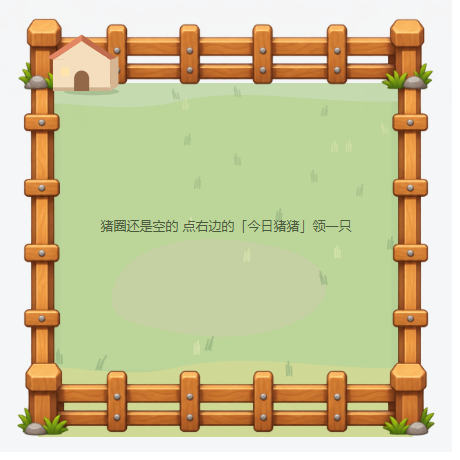
#> input picture tmp/pen-shots/pen-empty.png, 460 x 460 px, found by its file name
$ python _probe-grassbox2.py
#> lines starting #> are read from the running program, lines starting #| are printed output that depends on the picture

import numpy as np
from PIL import Image
shots = r"C:\Users\12252\Desktop\Files\Code\PigHub\dsh-pighub\tmp\pen-shots"
pen = np.array(Image.open(shots + r"\pen-empty.png").convert("RGB")).astype(np.int32)[0:452, 0:452]
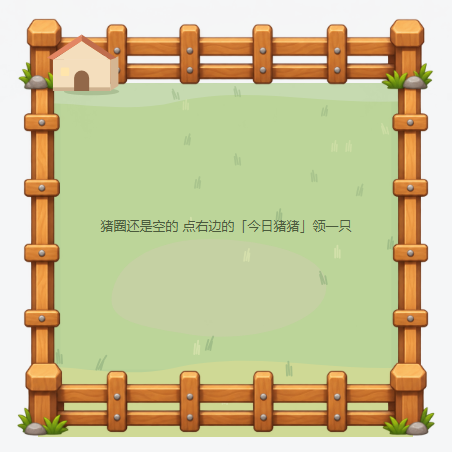
#> pen: shape (452, 452, 3) int32; mean R, G, B 201.4, 195.7, 151.1
BASE = pen[8, 226]      # 猪圈里、栅栏之上、草框之外的一小块：这就是猪圈底色
#> BASE = [245, 245, 246]
print("猪圈底色（y=8,x=226）:", BASE.tolist())
#| 猪圈底色（y=8,x=226）: [245, 245, 246]
def is_base(px): return np.abs(px - BASE).max() <= 2
rows = {}
for y in (4, 8, 14, 20, 226, 434, 440, 448):
    xs = [x for x in range(452) if not is_base(pen[y, x])]
    rows[y] = (xs[0], xs[-1]) if xs else None
#> after the loop, rows = 8 items
print("每行「不是底色」的 x 范围：", {k: v for k, v in rows.items()})
#| 每行「不是底色」的 x 范围： {4: None, 8: None, 14: None, 20: (32, 418), 226: (30, 420), 434: (25, 426), 440: None, 448: None}
cols = {}
for x in (4, 8, 14, 20, 226, 434, 440, 448):
    ys = [y for y in range(452) if not is_base(pen[y, x])]
    cols[x] = (ys[0], ys[-1]) if ys else None
#> this loop made 8 passes
#> ys on pass 6: [413, 414, 422, 423, 424]
#> after the loop, cols = 8 items
print("每列「不是底色」的 y 范围：", {k: v for k, v in cols.items()})
#| 每列「不是底色」的 y 范围： {4: None, 8: None, 14: None, 20: (76, 428), 226: (36, 436), 434: (413, 424), 440: None, 448: None}
# 草框最外沿：草色的像素范围（草是绿色系：g > r 且 g > b）
g_r = pen[:, :, 1] - pen[:, :, 0]
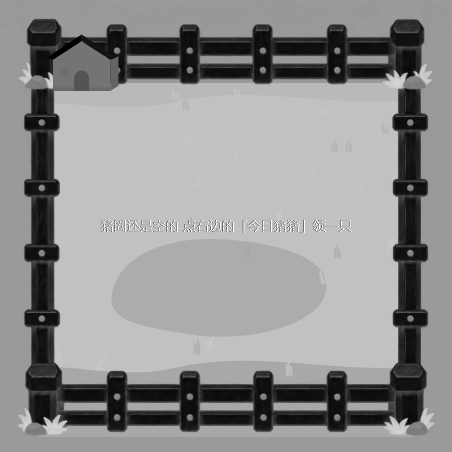
#> g_r: shape (452, 452) int32; min -94, max 63, mean -5.7; drawn with min black and max white
ys, xs = np.where((g_r > 8) & (pen[:, :, 1] > 90))
print("绿色系像素 bbox: x %d..%d  y %d..%d" % (xs.min(), xs.max(), ys.min(), ys.max()))
#| 绿色系像素 bbox: x 18..434  y 63..436
print("期望（红框）：x %.2f..%.2f  y %.2f..%.2f" % (452*0.0837, 452*0.9147, 452*0.1826, 452*0.9665))
